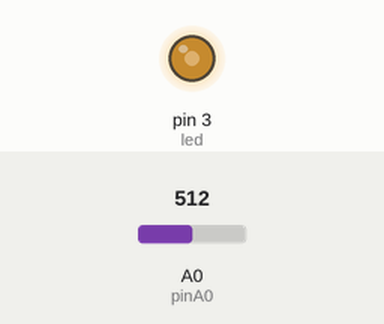
This sketch was run on a simulated Arduino Uno, built with avr-gcc and run on an emulated ATmega328P. Shown: output pins drawn as LEDs (lit = HIGH). Inputs (shaded band) come from the test bench; at power-on: A0 (pinA0) = 512.

Above: at 1.2 s.
1.3 s: A0 (pinA0) set to 716
At 2.3 s:
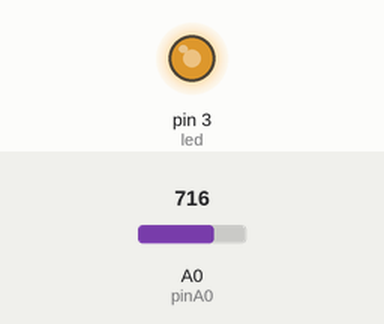
2.8 s: A0 (pinA0) set to 900
At 3.4 s:
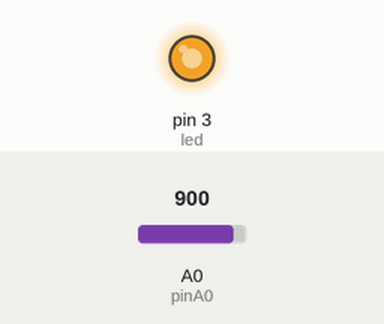
4.3 s: A0 (pinA0) set to 122
At 5.5 s:
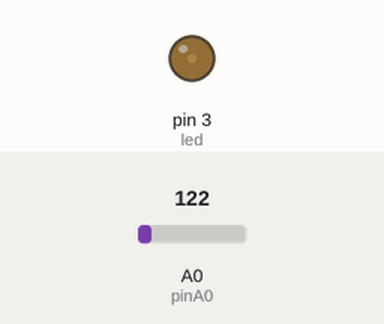
5.8 s: A0 (pinA0) set to 0
At 6.9 s:
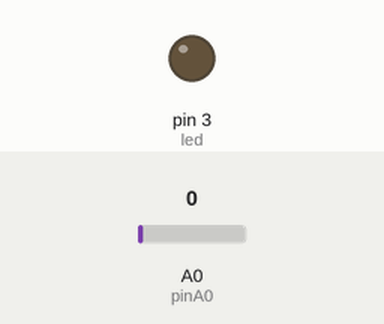
Timing chart, 0 to 8.3 s (numbered marks = the images above; inputs shaded):
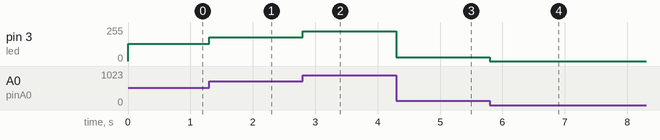

The sketch:

bien-tro-dieu-khien-do-sang-1-led.ino
```cpp
int led = 3;
int pinA0 = 0;

void setup() {
  pinMode(led, OUTPUT);
}

void loop() {
  int value = analogRead(pinA0);
  value /= 4;
  analogWrite(led, value);
}
```

Measured:
- after the input at 1.3 s, pin 3 (led): 128/255 → 179/255 at once
- after the input at 2.8 s, pin 3 (led): 179/255 → 225/255 at once
- after the input at 4.3 s, pin 3 (led): 225/255 → 30/255 at once
- after the input at 5.8 s, pin 3 (led): 30/255 → 0/255 at once
